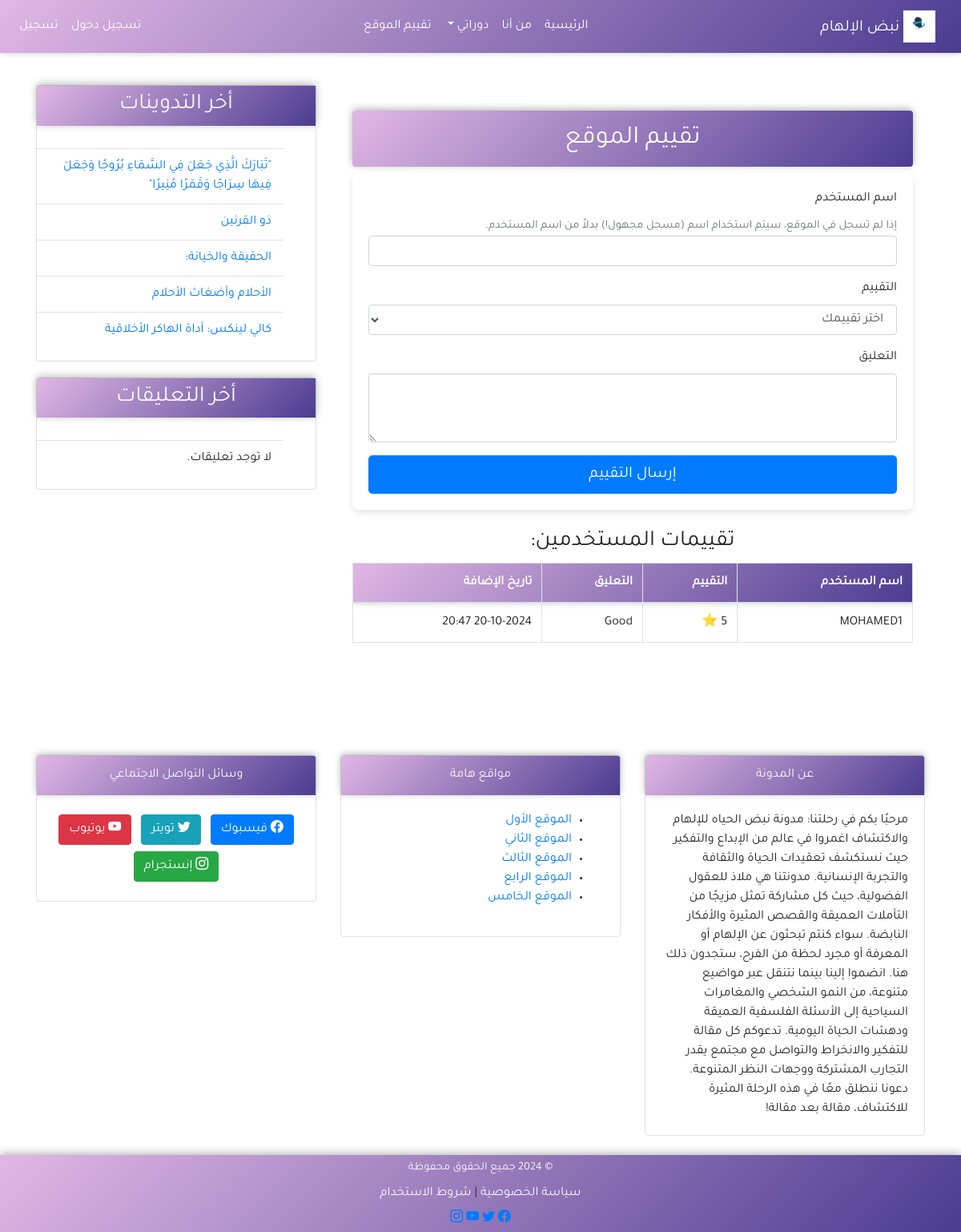
Screenshot of /rate_site/ with the database file from the repository.
### myblog/models.py (models this page shows, shortened)
class SiteRating(models.Model):
    user = models.ForeignKey(User, on_delete=models.CASCADE, null=True, blank=True)
    rating = models.PositiveIntegerField(default=0, validators=[
        MinValueValidator(1),
        MaxValueValidator(5)
    ])
    comment = models.TextField(blank=True, null=True)
    created_at = models.DateTimeField(auto_now_add=True)

class Post(models.Model):
    title = models.CharField(max_length=100)
    content = models.TextField()
    post_date = models.DateTimeField(default=timezone.now)
    post_update = models.DateTimeField(auto_now=True)
    user = models.ForeignKey(User, on_delete=models.SET_NULL, null=True, blank=True)
    class Meta:
        ordering = ('-post_date',)

### myblog/views.py (the view)
# urls.py: path('rate_site/', rate_site, name='rate_site'),
def rate_site(request):
    if request.method == 'POST':
        form = SiteRatingForm(request.POST)
        if form.is_valid():
            rating = form.save(commit=False)
            if request.user.is_authenticated:
                rating.user = request.user
            rating.save()
            return redirect('rate_site')  # أو أي صفحة أخرى تريدها
    else:
        form = SiteRatingForm()
    ratings = SiteRating.objects.all()  # الحصول على جميع التقييمات
    average_rating = SiteRating.objects.aggregate(models.Avg('rating'))['rating__avg']  # حساب متوسط التقييمات
    return render(request, 'myblog/rate_site.html', {'form': form, 'ratings': ratings, 'average_rating': average_rating,'title':'تقيم الموقع'})

### myblog/forms.py
class SiteRatingForm(forms.ModelForm):
    class Meta:
        model = SiteRating
        fields = ['rating', 'comment']
    rating = forms.ChoiceField(choices=[(i, str(i)) for i in range(1, 6)])  # خيارات النجوم من 1 إلى 5

### myblog/templatetags/post_tags.py (called while the page is built)
@register.inclusion_tag('myblog/latest_blog.html')
def latest_blog():
    context = {
        'l_blog':Post.objects.all()[0:5]
    }
    return context

@register.inclusion_tag('myblog/latest_comments.html')
def latest_comments():
    context = {
        'l_comments':Comment.objects.filter(active=True)[0:5]
    }
    return context

### myblog/templates/myblog/rate_site.html (shortened to what this page needs)
{% extends 'myblog/index.html' %}
{% block content %}
<div class="container mt-5">
    <div class="header-box">
        <h2 class="bg-gradient text-white p-3 text-center rounded">تقييم الموقع</h2>
    </div>
    <form method="POST" class="mb-4" style="padding: 20px; border-radius: 8px; box-shadow: 0 4px 8px rgba(0, 0, 0, 0.1);">
        <div class="form-group">
            <label for="username">اسم المستخدم</label>
            <small class="form-text text-muted">إذا لم تسجل في الموقع، سيتم استخدام اسم (مسجل مجهول!) بدلاً من اسم المستخدم.</small>
            <input type="text" class="form-control" id="username" name="username" required>
        </div>
        <div class="form-group">
            <label for="rating">التقييم</label>
            <select class="form-control" id="rating" name="rating" required>
                <option value="">اختر تقييمك</option>
            </select>
        </div>
        <div class="form-group">
            <label for="comment">التعليق</label>
            <textarea class="form-control" id="comment" name="comment" rows="3" required></textarea>
        </div>
        <button type="submit" class="btn btn-primary btn-lg btn-block">إرسال التقييم</button>
    </form>
</div>
<div class="container mt-4">
    <h3 class="text-center">تقييمات المستخدمين:</h3>
    <div class="table-responsive">
        <table class="table table-bordered">
            <thead class="bg-gradient text-white">
                <tr>
                    <th>اسم المستخدم</th>
                    <th>التقييم</th>
                    <th>التعليق</th>
                    <th>تاريخ الإضافة</th>
                </tr>
            </thead>
            <tbody>
                {% for rating in ratings %}
                <tr>
                    <td>{{ rating.user.username|default:"مستخدم مجهول" }}</td>
                    <td>{{ rating.rating }} ⭐</td>
                    <td>{{ rating.comment }}</td>
                    <td>{{ rating.created_at|date:"d-m-Y H:i" }}</td>
                </tr>
                {% empty %}
                <tr>
                    <td colspan="4" class="text-center">لا توجد تقييمات بعد.</td>
                </tr>
                {% endfor %}
            </tbody>
        </table>
    </div>
</div>
{% endblock %}

### myblog/templates/myblog/latest_blog.html
<ul class="list-group-flush latest-post ">
    {% for post in l_blog %}
        <li class="list-group-item latest-post-item">
            <a href="{% url 'post_detail' post.id %}" class="text-decoration-none text-primary">{{ post.title }}</a>
        </li>
    {% endfor %}
</ul>

### static/css/styles.css (style rules this page uses)
.bg-gradient { background: linear-gradient(135deg, #E1B7E4 0%, #4C3C91 100%); box-shadow: 0 -2px 10px rgba(0, 0, 0, 0.3); }
small { font-size: 0.9rem; }
.latest-post { margin-top: 20px; }
.latest-post-item { position: relative; padding: 10px 15px; transition: background-color 0.3s; }
.latest-post-item:not(:first-child) { border-top: 1px solid #dee2e6; }
.latest-post-item a { color: #007bff; }

### static/css/navbar.css (style rules this page uses)
.bg-gradient { background: linear-gradient(135deg, #E1B7E4 0%, #4C3C91 100%); box-shadow: 0 -2px 10px rgba(0, 0, 0, 0.3); }
small { font-size: 0.9rem; }

### static/css/min.css (style rules this page uses)
html, body { direction: rtl; text-align: right; margin: 0; padding: 0; height: 100%; }
body { font-family: 'Tajawal', sans-serif; }

### myblog/templates/myblog/rate_site.html (style rules this page uses)
.bg-gradient { background: linear-gradient(135deg, #E1B7E4 0%, #4C3C91 100%); box-shadow: 0 -2px 10px rgba(0, 0, 0, 0.3); }

### rows the page displays
SiteRating: user.username "MOHAMED1", comment "Good", created_at "20-10-2024 20:47"
Post: title "\"تَبَارَكَ الَّذِي جَعَلَ فِي السَّمَاءِ بُرُوجًا وَجَعَلَ فِيهَا سِرَاجًا وَقَمَرًا مُنِيرًا\""
Post: title "ذو القرنين"
Post: title "الحقيقة والخيانة:"
Post: title "الأحلام وأضغاث الأحلام"
Post: title "كالي لينكس: أداة الهاكر الأخلاقية"
